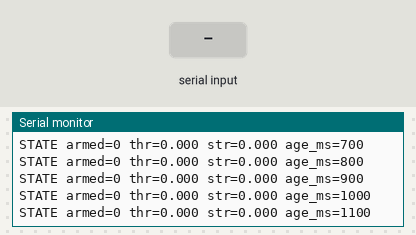
Bench run of a program on a simulated Teensy 4. Parts: the last lines printed to the serial monitor. The inputs (shaded band) are chosen by the test bench.

Above: at 1.2 s.
1.3 s: "CMD \n" received over Serial
At 1.31 s:
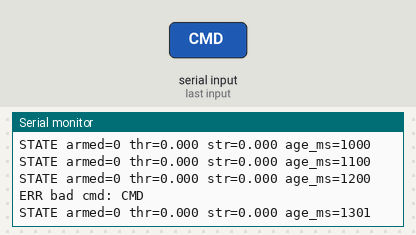
2.8 s: "90,45\n" received over Serial
At 2.91 s:
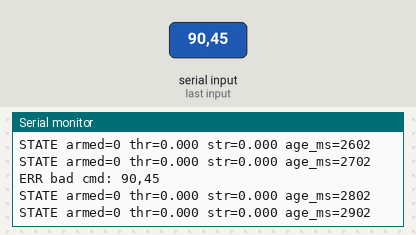
4.3 s: "5\n" received over Serial
At 4.61 s:
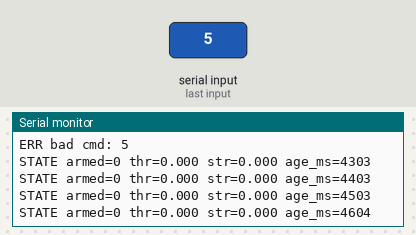
5.8 s: "CMD 90\n" received over Serial
At 5.91 s:
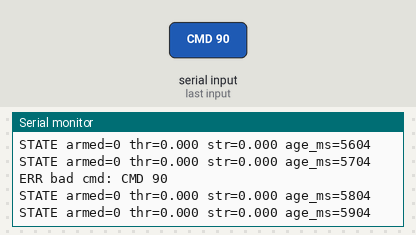
7.3 s: "CMD ,45\n" received over Serial
At 7.61 s:
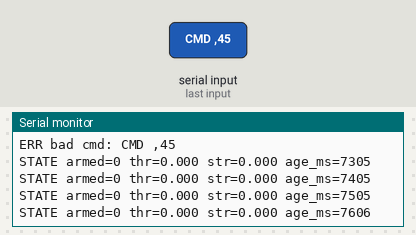
8.8 s: "CMD 90 45 200\n" received over Serial
At 8.91 s:
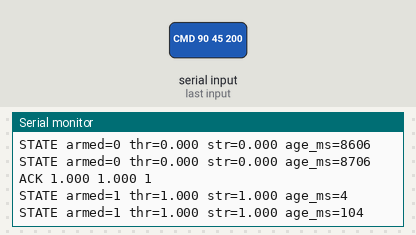
Timing chart, 0 to 11.3 s (numbered marks = the images above; inputs shaded):
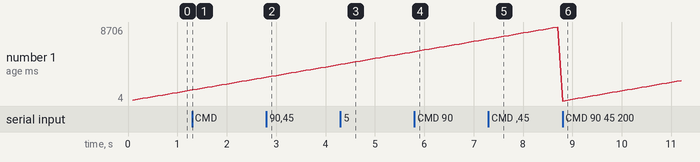

The program:

main.cpp
```cpp
#include <Arduino.h>

struct RoverCommand {
  float throttle      = 0.0f; // Throttle value
  float steer         = 0.0f; // Steering value
  bool enable         = false; // Arming switch
  uint32_t last_rx_ms = 0; // Latest received time (ms)
};

static RoverCommand latest_cmd;

static constexpr uint32_t CONTROL_PERIOD_MS   = 5; // 200 Hz - Control rate to send commands to motor
static constexpr uint32_t WATCHDOG_TIMEOUT_MS = 250; // 250 ms - Stops motors when no command is received after this time
static constexpr uint32_t TELEMETRY_MS        = 100; // 10 Hz - Rate at which telemetry is reported via serial
static constexpr uint32_t PWM_HZ              = 20000; // 20 kHz - Rate at which PWM signal is sent

static constexpr uint32_t SERIAL_BAUD = 115200;

static bool parseCmdLine(const String& line, RoverCommand& out)
{
  float throttle = 0.0f;
  float steer = 0.0f;
  int enable = 0;

  if (!line.startsWith("CMD ")) return false;

  if (sscanf(line.c_str(), "CMD %f %f %d", &throttle, &steer, &enable) != 3) return false;

  if (throttle > 1.0f) throttle = 1.0f;
  if (throttle < -1.0f) throttle = -1.0f;
  if (steer > 1.0f) steer = 1.0f;
  if (steer < -1.0f) steer = -1.0f;


  out.throttle = throttle;
  out.steer = steer;
  out.enable = (enable != 0);
  out.last_rx_ms = millis();
  return true;
}

static void applyOutputs(bool armed, const RoverCommand& cmd)
{
  if (!armed) {
    // TODO: SLP LOW, PWM = 0
    return;
  }

  // TODO: compute Ackermann and motor PWM here (armed case)
  // Armed case:
  // TODO: set SLP HIGH
  // TODO: DIR = sign(throttle), PWM = abs(throttle)
  // TODO: compute steering targets from cmd.steer

}


// TODO: Add all variables into header file
// TODO: Use sleep pin to stop the motor

// If a rovercommand is received within watchdog timeout, return true
static bool isArmed(const RoverCommand& rover_cmd)
{
  // Stop motors if no command received or watchdog limit exceeded
  if (!rover_cmd.enable) return false;

  const uint32_t now = millis();
  const uint32_t msg_gap_ms = now - rover_cmd.last_rx_ms;  // Current time - last received time
  if (msg_gap_ms > WATCHDOG_TIMEOUT_MS) return false;

  return true;
}

void setup() {
  // Initialise and setup the motors (6 DC, 4 Servos)
  // Initialise serial monitor
  // Write some setup ready message

  Serial.begin(SERIAL_BAUD);
  while (!Serial && millis() < 2000) {} // Give an initial delay before starting

  latest_cmd.enable = false;
  latest_cmd.last_rx_ms = millis();

  Serial.println("Milo teensy ready");
  Serial.println("Send: CMD <throttle -1 to 1> <steer -1 to 1> <enable 0/1>");
}

void loop() {

  // 1. Read/parse inputs (use serial for now)
  // 2. Control - Every control_period_ms tick, apply outputs if armed (stop all motors if not)
  // 3. Telemtry - Every telemetry_ms tick, print current state


  static uint32_t last_control_ms = 0;
  static uint32_t last_telem_ms = 0;
  static String rx_line;

  // Read serial, parse lines
  while (Serial.available())
  {
    char c = (char)Serial.read();

    if (c == '\n')
    {
      rx_line.trim();
      RoverCommand tmp = latest_cmd;

      if (parseCmdLine(rx_line, tmp))
      {
        latest_cmd = tmp;
        Serial.print("ACK ");
        Serial.print(latest_cmd.throttle, 3);
        Serial.print(" ");
        Serial.print(latest_cmd.steer, 3);
        Serial.print(" ");
        Serial.println(latest_cmd.enable ? 1 : 0); // Prints 1 if enable true, 0 if enable false
      }

      else if (rx_line.length() > 0)
      {
        Serial.print("ERR bad cmd: ");
        Serial.println(rx_line);
      }

      rx_line = "";
    }

    else
    {
      rx_line += c;
    }
  }

  const uint32_t now = millis();

  // Control tick (200 Hz)
  if (now - last_control_ms >= CONTROL_PERIOD_MS)
  {
    last_control_ms = now;
    const bool armed = isArmed(latest_cmd);
    applyOutputs(armed, latest_cmd);
  }

  //  Telemtry tick (10 Hz)
  if (now - last_telem_ms >= TELEMETRY_MS)
  {
    last_telem_ms = now;
    const bool armed = isArmed(latest_cmd);

    Serial.print("STATE armed=");
    Serial.print(armed ? 1 : 0);
    Serial.print(" thr=");
    Serial.print(latest_cmd.throttle, 3);
    Serial.print(" str=");
    Serial.print(latest_cmd.steer, 3);
    Serial.print(" age_ms=");
    Serial.println(now - latest_cmd.last_rx_ms);
  }
}
```

Measured:
- after the input at 1.3 s, the serial monitor: prints a new line at once (image 1)
- after the input at 2.8 s, the serial monitor: prints a new line at once (image 2)
- after the input at 4.3 s, the serial monitor: prints a new line at once (image 3)
- after the input at 5.8 s, the serial monitor: prints a new line at once (image 4)
- after the input at 7.3 s, the serial monitor: prints a new line at once (image 5)
- after the input at 8.8 s, the serial monitor: prints a new line at once (image 6)
- plotted number 1: 1200 → 2702 after the input at 1.3 s, 2702 → 4203 after the input at 2.8 s, 5704 → 7205 after the input at 5.8 s, 8706 → 2405 after the input at 8.8 s
